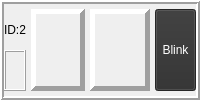
        <widget class="QFrame" name="ui_frm_showcell_id2">
         <property name="frameShape">
          <enum>QFrame::Box</enum>
         </property>
         <property name="frameShadow">
          <enum>QFrame::Raised</enum>
         </property>
         <property name="lineWidth">
          <number>2</number>
         </property>
         <layout class="QHBoxLayout" name="horizontalLayout_5">
          <property name="spacing">
           <number>5</number>
          </property>
          <property name="leftMargin">
           <number>0</number>
          </property>
          <property name="topMargin">
           <number>5</number>
          </property>
          <property name="rightMargin">
           <number>0</number>
          </property>
          <property name="bottomMargin">
           <number>5</number>
          </property>
          <item>
           <widget class="QFrame" name="frame_16">
            <property name="frameShape">
             <enum>QFrame::NoFrame</enum>
            </property>
            <property name="frameShadow">
             <enum>QFrame::Raised</enum>
            </property>
            <layout class="QVBoxLayout" name="verticalLayout_8">
             <property name="spacing">
              <number>0</number>
             </property>
             <property name="leftMargin">
              <number>0</number>
             </property>
             <property name="topMargin">
              <number>0</number>
             </property>
             <property name="rightMargin">
              <number>0</number>
             </property>
             <property name="bottomMargin">
              <number>0</number>
             </property>
             <item alignment="Qt::AlignHCenter">
              <widget class="QLabel" name="ui_lab_id_id2">
               <property name="text">
                <string>ID:2</string>
               </property>
              </widget>
             </item>
             <item>
              <widget class="QLabel" name="ui_lab_name_id2">
               <property name="maximumSize">
                <size>
                 <width>204</width>
                 <height>16777215</height>
                </size>
               </property>
               <property name="frameShape">
                <enum>QFrame::Box</enum>
               </property>
               <property name="frameShadow">
                <enum>QFrame::Raised</enum>
               </property>
               <property name="text">
                <string/>
               </property>
              </widget>
             </item>
            </layout>
           </widget>
          </item>
          <item>
           <widget class="QLabel" name="ui_lab_value_id2">
            <property name="sizePolicy">
             <sizepolicy hsizetype="Preferred" vsizetype="Preferred">
              <horstretch>40</horstretch>
              <verstretch>40</verstretch>
             </sizepolicy>
            </property>
            <property name="maximumSize">
             <size>
              <width>220</width>
              <height>16777215</height>
             </size>
            </property>
            <property name="font">
             <font>
              <pointsize>20</pointsize>
              <weight>75</weight>
              <bold>true</bold>
             </font>
            </property>
            <property name="toolTip">
             <string>Test</string>
            </property>
            <property name="statusTip">
             <string>Test</string>
            </property>
            <property name="styleSheet">
             <string notr="true">border-color: rgb(239, 41, 41);</string>
            </property>
            <property name="frameShape">
             <enum>QFrame::Panel</enum>
            </property>
            <property name="frameShadow">
             <enum>QFrame::Raised</enum>
            </property>
            <property name="lineWidth">
             <number>5</number>
            </property>
            <property name="midLineWidth">
             <number>0</number>
            </property>
            <property name="text">
             <string>&lt;html&gt;&lt;head/&gt;&lt;body&gt;&lt;p align=&quot;right&quot;/&gt;&lt;/body&gt;&lt;/html&gt;</string>
            </property>
            <property name="alignment">
             <set>Qt::AlignRight|Qt::AlignTrailing|Qt::AlignVCenter</set>
            </property>
           </widget>
          </item>
          <item>
           <widget class="QLabel" name="ui_lab_unit_id2">
            <property name="enabled">
             <bool>true</bool>
            </property>
            <property name="sizePolicy">
             <sizepolicy hsizetype="Fixed" vsizetype="Preferred">
              <horstretch>30</horstretch>
              <verstretch>10</verstretch>
             </sizepolicy>
            </property>
            <property name="minimumSize">
             <size>
              <width>60</width>
              <height>0</height>
             </size>
            </property>
            <property name="font">
             <font>
              <pointsize>15</pointsize>
             </font>
            </property>
            <property name="frameShape">
             <enum>QFrame::Panel</enum>
            </property>
            <property name="frameShadow">
             <enum>QFrame::Raised</enum>
            </property>
            <property name="lineWidth">
             <number>5</number>
            </property>
            <property name="text">
             <string>&lt;html&gt;&lt;head/&gt;&lt;body&gt;&lt;p align=&quot;center&quot;&gt;&lt;br/&gt;&lt;/p&gt;&lt;/body&gt;&lt;/html&gt;</string>
            </property>
            <property name="alignment">
             <set>Qt::AlignCenter</set>
            </property>
           </widget>
          </item>
          <item>
           <widget class="QToolButton" name="ui_but_blk_id2">
            <property name="enabled">
             <bool>false</bool>
            </property>
            <property name="sizePolicy">
             <sizepolicy hsizetype="Fixed" vsizetype="Preferred">
              <horstretch>0</horstretch>
              <verstretch>0</verstretch>
             </sizepolicy>
            </property>
            <property name="palette">
             <palette>
              <active>
               <colorrole role="WindowText">
                <brush brushstyle="SolidPattern">
                 <color alpha="255">
                  <red>255</red>
                  <green>255</green>
                  <blue>255</blue>
                 </color>
                </brush>
               </colorrole>
               <colorrole role="Button">
                <brush brushstyle="SolidPattern">
                 <color alpha="255">
                  <red>46</red>
                  <green>46</green>
                  <blue>46</blue>
                 </color>
                </brush>
               </colorrole>
               <colorrole role="Text">
                <brush brushstyle="SolidPattern">
                 <color alpha="255">
                  <red>255</red>
                  <green>255</green>
                  <blue>255</blue>
                 </color>
                </brush>
               </colorrole>
               <colorrole role="ButtonText">
                <brush brushstyle="SolidPattern">
                 <color alpha="255">
                  <red>255</red>
                  <green>255</green>
                  <blue>255</blue>
                 </color>
                </brush>
               </colorrole>
               <colorrole role="Base">
                <brush brushstyle="SolidPattern">
                 <color alpha="255">
                  <red>46</red>
                  <green>46</green>
                  <blue>46</blue>
                 </color>
                </brush>
               </colorrole>
               <colorrole role="Window">
                <brush brushstyle="SolidPattern">
                 <color alpha="255">
                  <red>46</red>
                  <green>46</green>
                  <blue>46</blue>
                 </color>
                </brush>
               </colorrole>
              </active>
              <inactive>
               <colorrole role="WindowText">
                <brush brushstyle="SolidPattern">
                 <color alpha="255">
                  <red>255</red>
                  <green>255</green>
                  <blue>255</blue>
                 </color>
                </brush>
               </colorrole>
               <colorrole role="Button">
                <brush brushstyle="SolidPattern">
                 <color alpha="255">
                  <red>46</red>
                  <green>46</green>
                  <blue>46</blue>
                 </color>
                </brush>
               </colorrole>
               <colorrole role="Text">
                <brush brushstyle="SolidPattern">
                 <color alpha="255">
                  <red>255</red>
                  <green>255</green>
                  <blue>255</blue>
                 </color>
                </brush>
               </colorrole>
               <colorrole role="ButtonText">
                <brush brushstyle="SolidPattern">
                 <color alpha="255">
                  <red>255</red>
                  <green>255</green>
                  <blue>255</blue>
                 </color>
                </brush>
               </colorrole>
               <colorrole role="Base">
                <brush brushstyle="SolidPattern">
                 <color alpha="255">
                  <red>46</red>
                  <green>46</green>
                  <blue>46</blue>
                 </color>
                </brush>
               </colorrole>
               <colorrole role="Window">
                <brush brushstyle="SolidPattern">
                 <color alpha="255">
                  <red>46</red>
                  <green>46</green>
                  <blue>46</blue>
                 </color>
                </brush>
               </colorrole>
              </inactive>
              <disabled>
               <colorrole role="WindowText">
                <brush brushstyle="SolidPattern">
                 <color alpha="255">
                  <red>255</red>
                  <green>255</green>
                  <blue>255</blue>
                 </color>
                </brush>
               </colorrole>
               <colorrole role="Button">
                <brush brushstyle="SolidPattern">
                 <color alpha="255">
                  <red>46</red>
                  <green>46</green>
                  <blue>46</blue>
                 </color>
                </brush>
               </colorrole>
               <colorrole role="Text">
                <brush brushstyle="SolidPattern">
                 <color alpha="255">
                  <red>255</red>
                  <green>255</green>
                  <blue>255</blue>
                 </color>
                </brush>
               </colorrole>
               <colorrole role="ButtonText">
                <brush brushstyle="SolidPattern">
                 <color alpha="255">
                  <red>255</red>
                  <green>255</green>
                  <blue>255</blue>
                 </color>
                </brush>
               </colorrole>
               <colorrole role="Base">
                <brush brushstyle="SolidPattern">
                 <color alpha="255">
                  <red>46</red>
                  <green>46</green>
                  <blue>46</blue>
                 </color>
                </brush>
               </colorrole>
               <colorrole role="Window">
                <brush brushstyle="SolidPattern">
                 <color alpha="255">
                  <red>46</red>
                  <green>46</green>
                  <blue>46</blue>
                 </color>
                </brush>
               </colorrole>
              </disabled>
             </palette>
            </property>
            <property name="autoFillBackground">
             <bool>false</bool>
            </property>
            <property name="styleSheet">
             <string notr="true"/>
            </property>
            <property name="text">
             <string>Blink</string>
            </property>
            <property name="popupMode">
             <enum>QToolButton::DelayedPopup</enum>
            </property>
            <property name="toolButtonStyle">
             <enum>Qt::ToolButtonIconOnly</enum>
            </property>
            <property name="autoRaise">
             <bool>false</bool>
            </property>
           </widget>
          </item>
         </layout>
        </widget>
